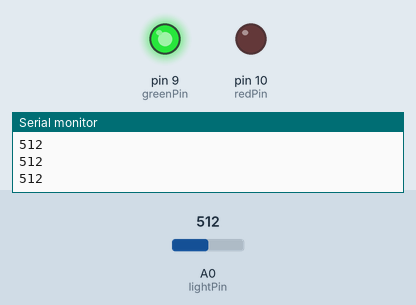
Simulated run of this sketch. Board: Arduino Uno, built with avr-gcc and run on an emulated ATmega328P. Parts: output pins drawn as LEDs (lit = HIGH), the last lines printed to the serial monitor. Inputs (shaded band) come from the test bench; at power-on: A0 (lightPin) = 512.

Above: at 1.2 s.
1.3 s: A0 (lightPin) set to 257
2.9 s: A0 (lightPin) set to 231
At 4.4 s:
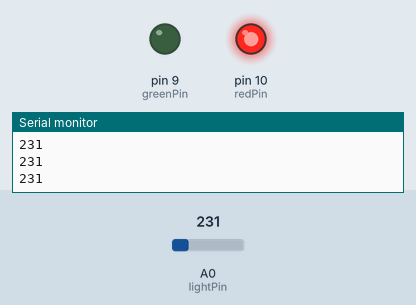
4.7 s: A0 (lightPin) set to 260
At 5.4 s:
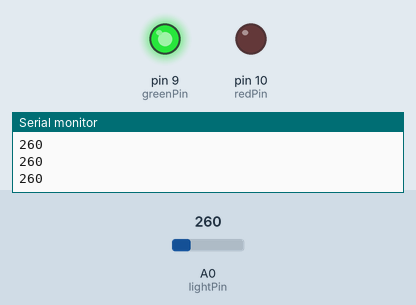
6.5 s: A0 (lightPin) set to 240
At 7.4 s:
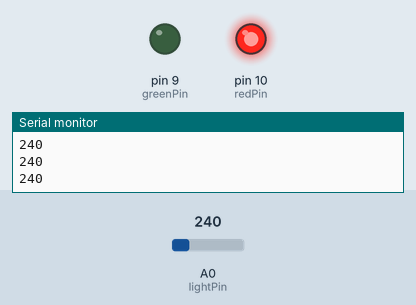
Timing chart, 0 to 9.2 s (numbered marks = the images above; inputs shaded):
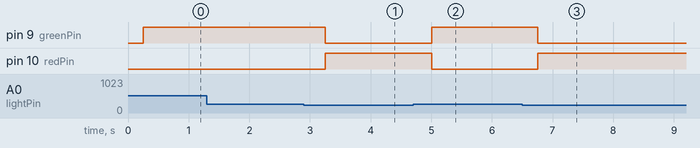

Measured:
- the behaviour switches between 250 and 249 on A0 (lightPin) (found by bisection; images 0 and 1)
- after the input at 2.9 s, pin 9 (greenPin): HIGH → LOW after 0.35 s; pin 10 (redPin): LOW → HIGH after 0.35 s
- after the input at 4.7 s, pin 9 (greenPin): LOW → HIGH after 0.31 s; pin 10 (redPin): HIGH → LOW after 0.31 s
- after the input at 6.5 s, pin 9 (greenPin): HIGH → LOW after 0.26 s; pin 10 (redPin): LOW → HIGH after 0.26 s

The sketch:

Understanding_Photoresistors.ino
```cpp
int lightPin = A0;
int greenPin = 9;
int redPin = 10;
int lightVal;
int wait = 250;

void setup() {
  // put your setup code here, to run once:
pinMode(lightPin, INPUT);
pinMode(greenPin, OUTPUT);
pinMode(redPin, OUTPUT);
Serial.begin(9600);
}

void loop() {
  // put your main code here, to run repeatedly:
lightVal =  analogRead(lightPin);
Serial.println(lightVal);
delay(wait);

if (lightVal >= 250){
  digitalWrite(greenPin, HIGH);
  digitalWrite(redPin, LOW);
  }
else{
  digitalWrite(greenPin, LOW);
  digitalWrite(redPin, HIGH);
  }
}
```
